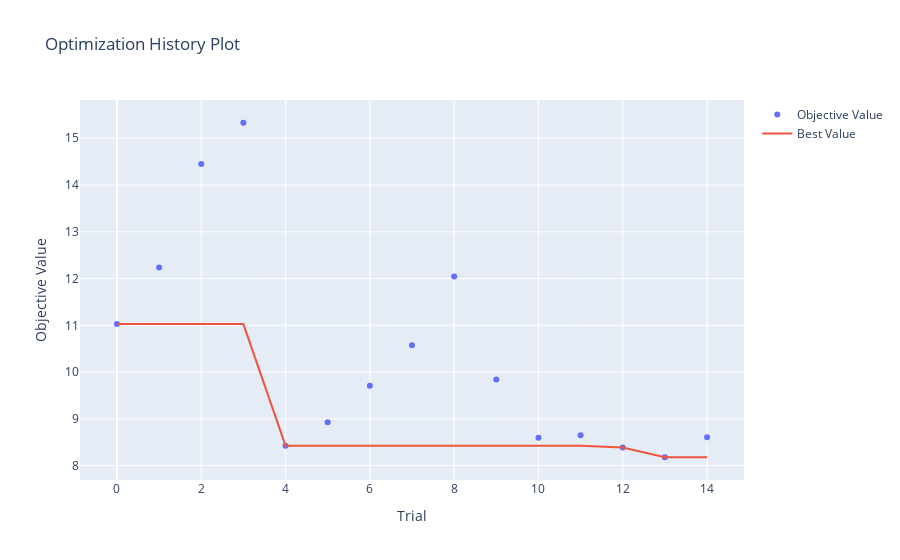
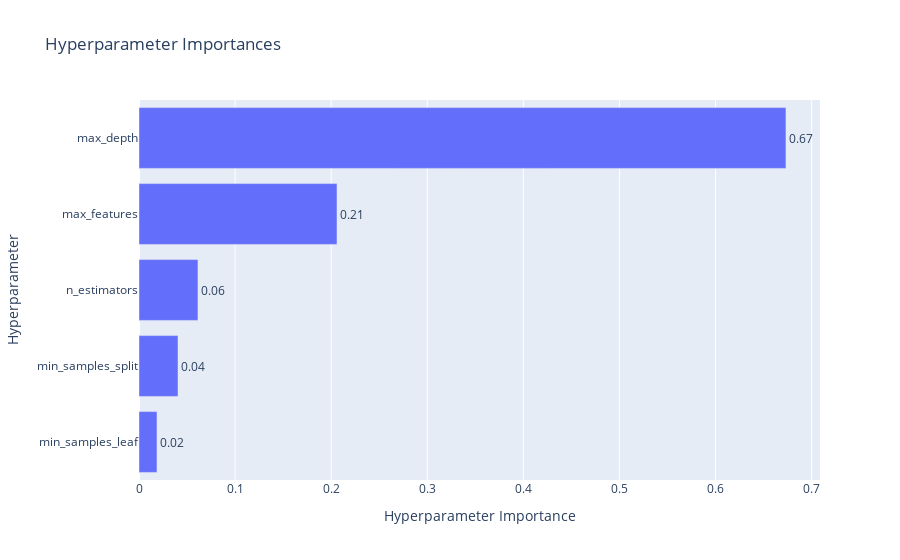

Notebook source saved alongside these figures, in order:
### Code cell
vis.plot_optimization_history(study_rf).show()
vis.plot_param_importances(study_rf).show()

### Figure 1 — Plotly figure (JSON) as saved in the notebook; plotly's stock layout.template omitted (floating-point values rounded to 4 significant figures)
{"data": [{"mode": "markers", "name": "Objective Value", "type": "scatter", "x": [0, 1, 2, 3, 4, 5, 6, 7, 8, 9, 10, 11, 12, 13, 14], "y": [11.03, 12.24, 14.45, 15.33, 8.426, 8.925, 9.705, 10.57, 12.05, 9.84, 8.597, 8.65, 8.389, 8.178, 8.605]}, {"mode": "lines", "name": "Best Value", "type": "scatter", "x": [0, 1, 2, 3, 4, 5, 6, 7, 8, 9, 10, 11, 12, 13, 14], "y": [11.03, 11.03, 11.03, 11.03, 8.426, 8.426, 8.426, 8.426, 8.426, 8.426, 8.426, 8.426, 8.389, 8.178, 8.178]}, {"marker": {"color": "#cccccc"}, "mode": "markers", "name": "Infeasible Trial", "showlegend": false, "type": "scatter", "x": [], "y": []}], "layout": {"title": {"text": "Optimization History Plot"}, "xaxis": {"title": {"text": "Trial"}}, "yaxis": {"title": {"text": "Objective Value"}}}}

### Figure 2 — Plotly figure (JSON) as saved in the notebook; plotly's stock layout.template omitted (floating-point values rounded to 4 significant figures)
{"data": [{"cliponaxis": false, "hovertemplate": ["min_samples_leaf (IntDistribution): 0.018720314221195057<extra></extra>", "min_samples_split (IntDistribution): 0.04058408630795595<extra></extra>", "n_estimators (IntDistribution): 0.06135789767582561<extra></extra>", "max_features (CategoricalDistribution): 0.20606928238178973<extra></extra>", "max_depth (IntDistribution): 0.6732684194132336<extra></extra>"], "name": "Objective Value", "orientation": "h", "text": ["0.02", "0.04", "0.06", "0.21", "0.67"], "textposition": "outside", "type": "bar", "x": [0.01872, 0.04058, 0.06136, 0.2061, 0.6733], "y": ["min_samples_leaf", "min_samples_split", "n_estimators", "max_features", "max_depth"]}], "layout": {"title": {"text": "Hyperparameter Importances"}, "xaxis": {"title": {"text": "Hyperparameter Importance"}}, "yaxis": {"title": {"text": "Hyperparameter"}}}}
